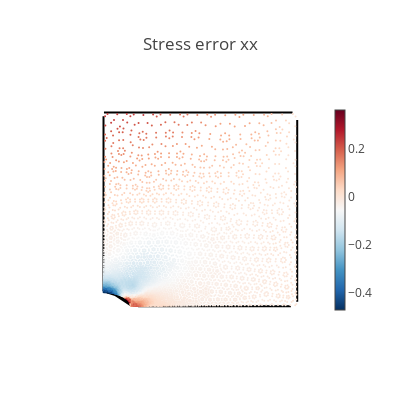
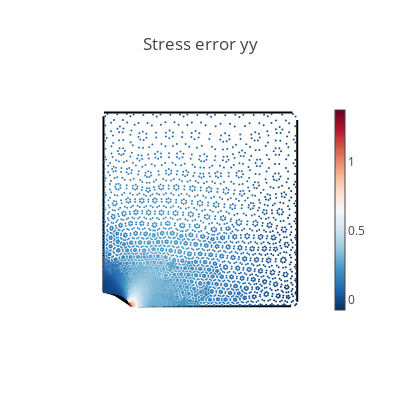
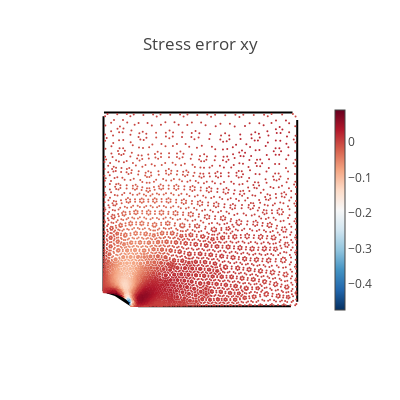
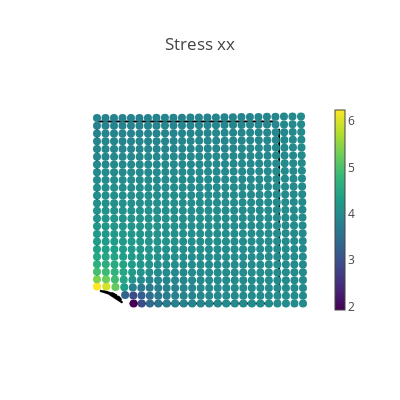

The notebook cell saved with these charts, in order:
### Code cell
# Create a validation domain different from the training domain
val_x, val_y = np.meshgrid(np.linspace(0, L, 25), np.linspace(0, L, 25))
val_domain = np.vstack([val_x.ravel(), val_y.ravel()]).T
mask = (
    ((val_domain[:, 0] ** 2) / (Rx**2)) + ((val_domain[:, 1] ** 2) / (Ry**2))
) > 1
val = torch.tensor(val_domain[mask], dtype=DTYPE, requires_grad=True)

# Compute model predictions on the validation domain
disp = net(val)
def_val = val + disp
stress = torch.vmap(sigma)(val)
mises = torch.sqrt(
    stress[:, 0, 0] ** 2
    + stress[:, 1, 1] ** 2
    - stress[:, 0, 0] * stress[:, 1, 1]
    + 3 * stress[:, 0, 1] ** 2
)
# print([loss.item() for loss in compute_les(val)])


@torch.no_grad()
def make_plot(x, y, variable, title, cmap=sequential.Viridis, size=8.0):
    fig = go.Figure()

    # Plot boundaries
    m = dict(color="black")
    fig.add_trace(go.Scatter(x=top[:, 0], y=top[:, 1], mode="lines", marker=m))
    fig.add_trace(go.Scatter(x=bottom[:, 0], y=bottom[:, 1], mode="lines", marker=m))
    fig.add_trace(go.Scatter(x=left[:, 0], y=left[:, 1], mode="lines", marker=m))
    fig.add_trace(go.Scatter(x=right[:, 0], y=right[:, 1], mode="lines", marker=m))
    fig.add_trace(go.Scatter(x=hole[:, 0], y=hole[:, 1], mode="lines", marker=m))

    # Plot variable values
    m = dict(color=variable, colorscale=cmap, size=size, colorbar=dict(thickness=10))
    fig.add_trace(go.Scatter(x=x, y=y, marker=m, mode="markers"))

    # plot settings
    fig.layout.yaxis.scaleanchor = "x"
    fig.update_layout(
        template="none", width=400, height=400, title=title, showlegend=False
    )
    fig.update_xaxes(visible=False)
    fig.update_yaxes(visible=False)
    wandb.log({f"chart_{title}": fig})
    fig.show()


# Load reference data
data_input = torch.as_tensor(
    np.loadtxt(f"data/inputs_Rx={Rx}.csv", delimiter=","), dtype=DTYPE
)
data_output = torch.as_tensor(
    np.loadtxt(f"data/outputs_Rx={Rx}.csv", delimiter=","), dtype=DTYPE
)


# Compute data error
s_data = data_output[:, 0:3]
s_pred = torch.vmap(sigma)(data_input[:, 0:2])
ds_xx = s_data[:, 0] - s_pred[:, 0, 0]
ds_yy = s_data[:, 1] - s_pred[:, 1, 1]
ds_xy = s_data[:, 2] - s_pred[:, 0, 1]


# Plot stress errors
cmap = sequential.RdBu_r
make_plot(*data_input[:, 0:2].T, ds_xx, "Stress error xx", size=2.0, cmap=cmap)
make_plot(*data_input[:, 0:2].T, ds_yy, "Stress error yy", size=2.0, cmap=cmap)
make_plot(*data_input[:, 0:2].T, ds_xy, "Stress error xy", size=2.0, cmap=cmap)

# Plot stresses
make_plot(*def_val.T, stress[:, 0, 0], "Stress xx")
make_plot(*def_val.T, stress[:, 0, 1], "Stress xy")
make_plot(*def_val.T, stress[:, 1, 1], "Stress yy")
make_plot(*def_val.T, mises, "Mises stress")

# Plot displacements
make_plot(*def_val.T, disp[:, 0], "Displacement in x", cmap=sequential.Inferno)
make_plot(*def_val.T, disp[:, 1], "Displacement in y", cmap=sequential.Inferno)

# Finish tracking
wandb.finish()

### Figure 1 — Plotly figure (JSON) as saved in the notebook; plotly's stock layout.template omitted (floating-point values rounded to 4 significant figures; data arrays with more than 128 entries replaced by an {"elided": "..."} marker saying what was removed)
{"data": [{"marker": {"color": "black"}, "mode": "lines", "type": "scatter", "x": [0.7422, 0.9757, 0.7098, 0.5423, 0.779, 0.915, 0.3266, 0.1049, 0.2157, 0.4856, 0.3131, 0.59, 0.9406, 0.4185, 0.1995, 0.4487, 0.6488, 0.00236, 0.3764, 0.2636, 0.8522, 0.6145, 0.1396, 0.8239, 0.04813], "y": [1, 1, 1, 1, 1, 1, 1, 1, 1, 1, 1, 1, 1, 1, 1, 1, 1, 1, 1, 1, 1, 1, 1, 1, 1]}, {"marker": {"color": "black"}, "mode": "lines", "type": "scatter", "x": [0.9063, 0.8554, 0.7323, 0.4403, 0.2976, 0.7068, 0.5138, 0.4005, 0.9677, 0.7838, 0.3298, 0.6432, 0.4925, 0.9386, 0.6268, 0.1786, 0.3828, 0.5503, 0.8336, 0.2261, 0.2045], "y": [0, 0, 0, 0, 0, 0, 0, 0, 0, 0, 0, 0, 0, 0, 0, 0, 0, 0, 0, 0, 0]}, {"marker": {"color": "black"}, "mode": "lines", "type": "scatter", "x": [0, 0, 0, 0, 0, 0, 0, 0, 0, 0, 0, 0, 0, 0, 0, 0, 0, 0, 0, 0, 0, 0, 0], "y": [0.2732, 0.07814, 0.7312, 0.1609, 0.6703, 0.8941, 0.769, 0.5896, 0.3481, 0.5497, 0.1945, 0.945, 0.1229, 0.8072, 0.8696, 0.4672, 0.6038, 0.3074, 0.4848, 0.379, 0.7063, 0.9799, 0.3978]}, {"marker": {"color": "black"}, "mode": "lines", "type": "scatter", "x": [1, 1, 1, 1, 1, 1, 1, 1, 1, 1, 1, 1, 1, 1, 1, 1, 1, 1, 1, 1, 1, 1, 1, 1, 1], "y": [0.9611, 0.7299, 0.8426, 0.4921, 0.05256, 0.6366, 0.8158, 0.1617, 0.676, 0.02332, 0.2468, 0.4632, 0.3085, 0.3946, 0.08825, 0.22, 0.7197, 0.1597, 0.7646, 0.9316, 0.5551, 0.8864, 0.3248, 0.4322, 0.5607]}, {"marker": {"color": "black"}, "mode": "lines", "type": "scatter", "x": [0.03502, 0.1331, 0.1192, 0.0166, 0.09347, 0.1396, 0.04372, 0.1084, 0.08062, 0.1343], "y": [0.06916, 0.02208, 0.03742, 0.07092, 0.05318, 0.005353, 0.06786, 0.04523, 0.0584, 0.0201]}, {"marker": {"color": {"elided": "5526 float values"}, "colorbar": {"thickness": 10}, "colorscale": [[0, "rgb(5,48,97)"], [0.1, "rgb(33,102,172)"], [0.2, "rgb(67,147,195)"], [0.3, "rgb(146,197,222)"], [0.4, "rgb(209,229,240)"], [0.5, "rgb(247,247,247)"], [0.6, "rgb(253,219,199)"], [0.7, "rgb(244,165,130)"], [0.8, "rgb(214,96,77)"], [0.9, "rgb(178,24,43)"], [1, "rgb(103,0,31)"]], "size": 2}, "mode": "markers", "type": "scatter", "x": {"elided": "5526 float values"}, "y": {"elided": "5526 float values"}}], "layout": {"height": 400, "showlegend": false, "title": {"text": "Stress error xx"}, "width": 400, "xaxis": {"visible": false}, "yaxis": {"scaleanchor": "x", "visible": false}}}

### Figure 2 — Plotly figure (JSON) as saved in the notebook; plotly's stock layout.template omitted (floating-point values rounded to 4 significant figures; data arrays with more than 128 entries replaced by an {"elided": "..."} marker saying what was removed)
{"data": [{"marker": {"color": "black"}, "mode": "lines", "type": "scatter", "x": [0.7422, 0.9757, 0.7098, 0.5423, 0.779, 0.915, 0.3266, 0.1049, 0.2157, 0.4856, 0.3131, 0.59, 0.9406, 0.4185, 0.1995, 0.4487, 0.6488, 0.00236, 0.3764, 0.2636, 0.8522, 0.6145, 0.1396, 0.8239, 0.04813], "y": [1, 1, 1, 1, 1, 1, 1, 1, 1, 1, 1, 1, 1, 1, 1, 1, 1, 1, 1, 1, 1, 1, 1, 1, 1]}, {"marker": {"color": "black"}, "mode": "lines", "type": "scatter", "x": [0.9063, 0.8554, 0.7323, 0.4403, 0.2976, 0.7068, 0.5138, 0.4005, 0.9677, 0.7838, 0.3298, 0.6432, 0.4925, 0.9386, 0.6268, 0.1786, 0.3828, 0.5503, 0.8336, 0.2261, 0.2045], "y": [0, 0, 0, 0, 0, 0, 0, 0, 0, 0, 0, 0, 0, 0, 0, 0, 0, 0, 0, 0, 0]}, {"marker": {"color": "black"}, "mode": "lines", "type": "scatter", "x": [0, 0, 0, 0, 0, 0, 0, 0, 0, 0, 0, 0, 0, 0, 0, 0, 0, 0, 0, 0, 0, 0, 0], "y": [0.2732, 0.07814, 0.7312, 0.1609, 0.6703, 0.8941, 0.769, 0.5896, 0.3481, 0.5497, 0.1945, 0.945, 0.1229, 0.8072, 0.8696, 0.4672, 0.6038, 0.3074, 0.4848, 0.379, 0.7063, 0.9799, 0.3978]}, {"marker": {"color": "black"}, "mode": "lines", "type": "scatter", "x": [1, 1, 1, 1, 1, 1, 1, 1, 1, 1, 1, 1, 1, 1, 1, 1, 1, 1, 1, 1, 1, 1, 1, 1, 1], "y": [0.9611, 0.7299, 0.8426, 0.4921, 0.05256, 0.6366, 0.8158, 0.1617, 0.676, 0.02332, 0.2468, 0.4632, 0.3085, 0.3946, 0.08825, 0.22, 0.7197, 0.1597, 0.7646, 0.9316, 0.5551, 0.8864, 0.3248, 0.4322, 0.5607]}, {"marker": {"color": "black"}, "mode": "lines", "type": "scatter", "x": [0.03502, 0.1331, 0.1192, 0.0166, 0.09347, 0.1396, 0.04372, 0.1084, 0.08062, 0.1343], "y": [0.06916, 0.02208, 0.03742, 0.07092, 0.05318, 0.005353, 0.06786, 0.04523, 0.0584, 0.0201]}, {"marker": {"color": {"elided": "5526 float values"}, "colorbar": {"thickness": 10}, "colorscale": [[0, "rgb(5,48,97)"], [0.1, "rgb(33,102,172)"], [0.2, "rgb(67,147,195)"], [0.3, "rgb(146,197,222)"], [0.4, "rgb(209,229,240)"], [0.5, "rgb(247,247,247)"], [0.6, "rgb(253,219,199)"], [0.7, "rgb(244,165,130)"], [0.8, "rgb(214,96,77)"], [0.9, "rgb(178,24,43)"], [1, "rgb(103,0,31)"]], "size": 2}, "mode": "markers", "type": "scatter", "x": {"elided": "5526 float values"}, "y": {"elided": "5526 float values"}}], "layout": {"height": 400, "showlegend": false, "title": {"text": "Stress error yy"}, "width": 400, "xaxis": {"visible": false}, "yaxis": {"scaleanchor": "x", "visible": false}}}

### Figure 3 — Plotly figure (JSON) as saved in the notebook; plotly's stock layout.template omitted (floating-point values rounded to 4 significant figures; data arrays with more than 128 entries replaced by an {"elided": "..."} marker saying what was removed)
{"data": [{"marker": {"color": "black"}, "mode": "lines", "type": "scatter", "x": [0.7422, 0.9757, 0.7098, 0.5423, 0.779, 0.915, 0.3266, 0.1049, 0.2157, 0.4856, 0.3131, 0.59, 0.9406, 0.4185, 0.1995, 0.4487, 0.6488, 0.00236, 0.3764, 0.2636, 0.8522, 0.6145, 0.1396, 0.8239, 0.04813], "y": [1, 1, 1, 1, 1, 1, 1, 1, 1, 1, 1, 1, 1, 1, 1, 1, 1, 1, 1, 1, 1, 1, 1, 1, 1]}, {"marker": {"color": "black"}, "mode": "lines", "type": "scatter", "x": [0.9063, 0.8554, 0.7323, 0.4403, 0.2976, 0.7068, 0.5138, 0.4005, 0.9677, 0.7838, 0.3298, 0.6432, 0.4925, 0.9386, 0.6268, 0.1786, 0.3828, 0.5503, 0.8336, 0.2261, 0.2045], "y": [0, 0, 0, 0, 0, 0, 0, 0, 0, 0, 0, 0, 0, 0, 0, 0, 0, 0, 0, 0, 0]}, {"marker": {"color": "black"}, "mode": "lines", "type": "scatter", "x": [0, 0, 0, 0, 0, 0, 0, 0, 0, 0, 0, 0, 0, 0, 0, 0, 0, 0, 0, 0, 0, 0, 0], "y": [0.2732, 0.07814, 0.7312, 0.1609, 0.6703, 0.8941, 0.769, 0.5896, 0.3481, 0.5497, 0.1945, 0.945, 0.1229, 0.8072, 0.8696, 0.4672, 0.6038, 0.3074, 0.4848, 0.379, 0.7063, 0.9799, 0.3978]}, {"marker": {"color": "black"}, "mode": "lines", "type": "scatter", "x": [1, 1, 1, 1, 1, 1, 1, 1, 1, 1, 1, 1, 1, 1, 1, 1, 1, 1, 1, 1, 1, 1, 1, 1, 1], "y": [0.9611, 0.7299, 0.8426, 0.4921, 0.05256, 0.6366, 0.8158, 0.1617, 0.676, 0.02332, 0.2468, 0.4632, 0.3085, 0.3946, 0.08825, 0.22, 0.7197, 0.1597, 0.7646, 0.9316, 0.5551, 0.8864, 0.3248, 0.4322, 0.5607]}, {"marker": {"color": "black"}, "mode": "lines", "type": "scatter", "x": [0.03502, 0.1331, 0.1192, 0.0166, 0.09347, 0.1396, 0.04372, 0.1084, 0.08062, 0.1343], "y": [0.06916, 0.02208, 0.03742, 0.07092, 0.05318, 0.005353, 0.06786, 0.04523, 0.0584, 0.0201]}, {"marker": {"color": {"elided": "5526 float values"}, "colorbar": {"thickness": 10}, "colorscale": [[0, "rgb(5,48,97)"], [0.1, "rgb(33,102,172)"], [0.2, "rgb(67,147,195)"], [0.3, "rgb(146,197,222)"], [0.4, "rgb(209,229,240)"], [0.5, "rgb(247,247,247)"], [0.6, "rgb(253,219,199)"], [0.7, "rgb(244,165,130)"], [0.8, "rgb(214,96,77)"], [0.9, "rgb(178,24,43)"], [1, "rgb(103,0,31)"]], "size": 2}, "mode": "markers", "type": "scatter", "x": {"elided": "5526 float values"}, "y": {"elided": "5526 float values"}}], "layout": {"height": 400, "showlegend": false, "title": {"text": "Stress error xy"}, "width": 400, "xaxis": {"visible": false}, "yaxis": {"scaleanchor": "x", "visible": false}}}

### Figure 4 — Plotly figure (JSON) as saved in the notebook; plotly's stock layout.template omitted (floating-point values rounded to 4 significant figures; data arrays with more than 128 entries replaced by an {"elided": "..."} marker saying what was removed)
{"data": [{"marker": {"color": "black"}, "mode": "lines", "type": "scatter", "x": [0.7422, 0.9757, 0.7098, 0.5423, 0.779, 0.915, 0.3266, 0.1049, 0.2157, 0.4856, 0.3131, 0.59, 0.9406, 0.4185, 0.1995, 0.4487, 0.6488, 0.00236, 0.3764, 0.2636, 0.8522, 0.6145, 0.1396, 0.8239, 0.04813], "y": [1, 1, 1, 1, 1, 1, 1, 1, 1, 1, 1, 1, 1, 1, 1, 1, 1, 1, 1, 1, 1, 1, 1, 1, 1]}, {"marker": {"color": "black"}, "mode": "lines", "type": "scatter", "x": [0.9063, 0.8554, 0.7323, 0.4403, 0.2976, 0.7068, 0.5138, 0.4005, 0.9677, 0.7838, 0.3298, 0.6432, 0.4925, 0.9386, 0.6268, 0.1786, 0.3828, 0.5503, 0.8336, 0.2261, 0.2045], "y": [0, 0, 0, 0, 0, 0, 0, 0, 0, 0, 0, 0, 0, 0, 0, 0, 0, 0, 0, 0, 0]}, {"marker": {"color": "black"}, "mode": "lines", "type": "scatter", "x": [0, 0, 0, 0, 0, 0, 0, 0, 0, 0, 0, 0, 0, 0, 0, 0, 0, 0, 0, 0, 0, 0, 0], "y": [0.2732, 0.07814, 0.7312, 0.1609, 0.6703, 0.8941, 0.769, 0.5896, 0.3481, 0.5497, 0.1945, 0.945, 0.1229, 0.8072, 0.8696, 0.4672, 0.6038, 0.3074, 0.4848, 0.379, 0.7063, 0.9799, 0.3978]}, {"marker": {"color": "black"}, "mode": "lines", "type": "scatter", "x": [1, 1, 1, 1, 1, 1, 1, 1, 1, 1, 1, 1, 1, 1, 1, 1, 1, 1, 1, 1, 1, 1, 1, 1, 1], "y": [0.9611, 0.7299, 0.8426, 0.4921, 0.05256, 0.6366, 0.8158, 0.1617, 0.676, 0.02332, 0.2468, 0.4632, 0.3085, 0.3946, 0.08825, 0.22, 0.7197, 0.1597, 0.7646, 0.9316, 0.5551, 0.8864, 0.3248, 0.4322, 0.5607]}, {"marker": {"color": "black"}, "mode": "lines", "type": "scatter", "x": [0.03502, 0.1331, 0.1192, 0.0166, 0.09347, 0.1396, 0.04372, 0.1084, 0.08062, 0.1343], "y": [0.06916, 0.02208, 0.03742, 0.07092, 0.05318, 0.005353, 0.06786, 0.04523, 0.0584, 0.0201]}, {"marker": {"color": {"elided": "618 float values"}, "colorbar": {"thickness": 10}, "colorscale": [[0, "#440154"], [0.1111, "#482878"], [0.2222, "#3e4989"], [0.3333, "#31688e"], [0.4444, "#26828e"], [0.5556, "#1f9e89"], [0.6667, "#35b779"], [0.7778, "#6ece58"], [0.8889, "#b5de2b"], [1, "#fde725"]], "size": 8}, "mode": "markers", "type": "scatter", "x": {"elided": "618 float values"}, "y": {"elided": "618 float values"}}], "layout": {"height": 400, "showlegend": false, "title": {"text": "Stress xx"}, "width": 400, "xaxis": {"visible": false}, "yaxis": {"scaleanchor": "x", "visible": false}}}
